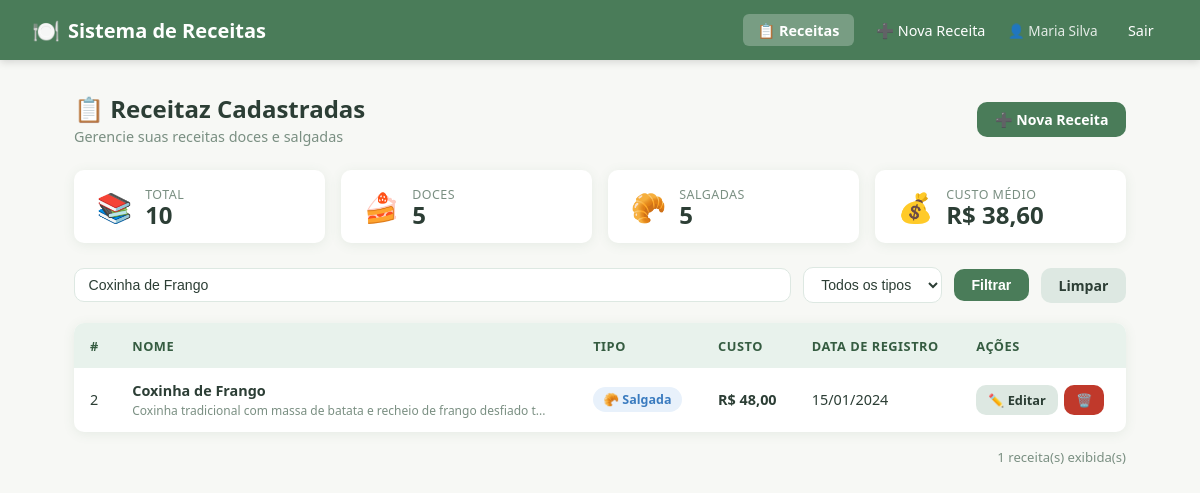
Screenshot of /index.php?busca=Coxinha de Frango (signed in) with the database file from the repository.
### tables this page shows
CREATE TABLE IF NOT EXISTS receita (
    id INT AUTO_INCREMENT PRIMARY KEY,
    nome VARCHAR(150) NOT NULL,
    descricao TEXT,
    data_registro DATE NOT NULL,
    custo DECIMAL(10,2) NOT NULL DEFAULT 0.00,
    tipo_receita ENUM('doce', 'salgada') NOT NULL,
    criado_em TIMESTAMP DEFAULT CURRENT_TIMESTAMP
);

### includes/auth.php (called while the page is built, shortened)
<?php
function nomeUsuario() {
    return $_SESSION['usuario_nome'] ?? 'Usuário';
}
?>

### index.php (the view, shortened to what this page needs)
<?php
require_once 'includes/auth.php';
$conn = conectar();
$busca = trim($_GET['busca'] ?? '');
$tipo  = $_GET['tipo'] ?? '';
$where = "WHERE 1=1";
$params = [];
$types  = '';
if ($busca) {
    $where   .= " AND (nome LIKE ? OR descricao LIKE ?)";
    $like     = "%$busca%";
    $params[] = $like;
    $params[] = $like;
    $types   .= 'ss';
}
$sql  = "SELECT * FROM receita $where ORDER BY data_registro DESC";
$stmt = $conn->prepare($sql);
if ($params) {
    $stmt->bind_param($types, ...$params);
}
$stmt->execute();
$receitas = $stmt->get_result()->fetch_all(MYSQLI_ASSOC);
$stats = $conn->query("SELECT
    COUNT(*) AS total,
    SUM(tipo_receita='doce')    AS doces,
    SUM(tipo_receita='salgada') AS salgadas,
    AVG(custo) AS custo_medio
    FROM receita")->fetch_assoc();
?>
<!DOCTYPE html>
<html lang="pt-BR">
<head>
    <link rel="stylesheet" href="assets/css/style.css">
</head>
<body>
<nav class="navbar">
    <a href="index.php" class="brand"><span>🍽️</span> Sistema de Receitas</a>
    <div class="nav-links">
        <a href="index.php" class="active">📋 Receitas</a>
        <a href="receita_form.php">➕ Nova Receita</a>
        <span class="user-info">👤 <?= htmlspecialchars(nomeUsuario()) ?></span>
        <a href="logout.php">Sair</a>
    </div>
</nav>
<div class="container">
    <div class="page-header">
        <div>
            <h1>📋 Receitaz Cadastradas</h1>
            <p>Gerencie suas receitas doces e salgadas</p>
        </div>
        <a href="receita_form.php" class="btn btn-primary">➕ Nova Receita</a>
    </div>
    <div class="stats-bar">
        <div class="stat-card">
            <div class="stat-icon">📚</div>
            <div>
                <div class="stat-label">Total</div>
                <div class="stat-value"><?= $stats['total'] ?></div>
            </div>
        </div>
        <div class="stat-card">
            <div class="stat-icon">🍰</div>
            <div>
                <div class="stat-label">Doces</div>
                <div class="stat-value"><?= $stats['doces'] ?></div>
            </div>
        </div>
        <div class="stat-card">
            <div class="stat-icon">🥐</div>
            <div>
                <div class="stat-label">Salgadas</div>
                <div class="stat-value"><?= $stats['salgadas'] ?></div>
            </div>
        </div>
        <div class="stat-card">
            <div class="stat-icon">💰</div>
            <div>
                <div class="stat-label">Custo Médio</div>
                <div class="stat-value">R$ <?= number_format($stats['custo_medio'] ?? 0, 2, ',', '.') ?></div>
            </div>
        </div>
    </div>
    <form method="GET" action="index.php">
        <div class="filters">
            <input type="text" name="busca" placeholder="🔍 Buscar por nome ou descrição..."
                   value="<?= htmlspecialchars($busca) ?>">
            <select name="tipo">
                <option value="">Todos os tipos</option>
            </select>
            <button type="submit" class="btn btn-primary">Filtrar</button>
            <?php if ($busca || $tipo): ?>
                <a href="index.php" class="btn btn-secondary">Limpar</a>
            <?php endif; ?>
        </div>
    </form>
    <div class="card">
        <?php if (empty($receitas)): ?>
            <div class="empty-state">
                <div class="icon">🍽️</div>
                <p>Nenhuma receita encontrada.</p>
            </div>
        <?php else: ?>
        <table>
            <thead>
                <tr>
                    <th>#</th>
                    <th>Nome</th>
                    <th>Tipo</th>
                    <th>Custo</th>
                    <th>Data de Registro</th>
                    <th>Ações</th>
                </tr>
            </thead>
            <tbody>
                <?php foreach ($receitas as $r): ?>
                <tr>
                    <td><?= $r['id'] ?></td>
                    <td>
                        <strong><?= htmlspecialchars($r['nome']) ?></strong>
                        <?php if ($r['descricao']): ?>
                            <br><small style="color:var(--text-muted)"><?= htmlspecialchars(mb_substr($r['descricao'], 0, 70)) ?>...</small>
                        <?php endif; ?>
                    </td>
                    <td>
                        <?php if ($r['tipo_receita'] === 'doce'): ?>
                            <span class="badge badge-doce">🍰 Doce</span>
                        <?php else: ?>
                            <span class="badge badge-salgada">🥐 Salgada</span>
                        <?php endif; ?>
                    </td>
                    <td><strong>R$ <?= number_format($r['custo'], 2, ',', '.') ?></strong></td>
                    <td><?= date('d/m/Y', strtotime($r['data_registro'])) ?></td>
                    <td>
                        <div class="td-actions">
                            <a href="receita_form.php?id=<?= $r['id'] ?>" class="btn btn-secondary btn-sm">✏️ Editar</a>
                            <a href="receita_excluir.php?id=<?= $r['id'] ?>" class="btn btn-danger btn-sm"
                               onclick="return confirm('Excluir a receita \'<?= htmlspecialchars(addslashes($r['nome'])) ?>\'?')">🗑️</a>
                        </div>
                    </td>
                </tr>
                <?php endforeach; ?>
            </tbody>
        </table>
        <?php endif; ?>
    </div>
    <p style="margin-top:1rem; font-size:0.82rem; color:var(--text-muted); text-align:right;">
        <?= count($receitas) ?> receita(s) exibida(s)
    </p>
</div>
</body>
</html>

### assets/css/style.css (style rules this page uses)
* { box-sizing: border-box; margin: 0; padding: 0; }
:root { --primary: #4A7C59; --primary-dk: #355c41; --primary-lt: #e8f2ec; --accent: #E07B39; --bg: #F7F8F5; --card: #FFFFFF; --text: #2c3e35; --text-muted: #7a8f82; --border: #dde8e2; --danger: #c0392b; --danger-lt: #fdf0ef; --sweet: #d4527a; --sweet-lt: #fde8ef; --savory: #3a7bbf; --savory-lt: #e8f1fb; --shadow: 0 2px 12px rgba(74,124,89,0.10); --radius: 10px; }
body { font-family: 'Segoe UI', Tahoma, Geneva, Verdana, sans-serif; background: var(--bg); color: var(--text); min-height: 100vh; }
.navbar { background: var(--primary); color: #fff; padding: 0 2rem; display: flex; align-items: center; justify-content: space-between; height: 60px; box-shadow: 0 2px 8px rgba(0,0,0,0.15); }
.navbar .brand { font-size: 1.25rem; font-weight: 700; display: flex; align-items: center; gap: 0.5rem; color: #fff; text-decoration: none; }
.navbar .brand span { font-size: 1.4rem; }
.navbar .nav-links { display: flex; align-items: center; gap: 0.5rem; }
.navbar .nav-links a, .navbar .nav-links button { color: #fff; text-decoration: none; padding: 0.4rem 0.9rem; border-radius: 6px; font-size: 0.9rem; border: none; background: transparent; cursor: pointer; transition: background .2s; }
.navbar .nav-links a.active { background: rgba(255,255,255,.25); font-weight: 600; }
.navbar .user-info { font-size: 0.85rem; opacity: .85; margin-right: 0.5rem; }
.container { max-width: 1100px; margin: 0 auto; padding: 2rem 1.5rem; }
.page-header { display: flex; align-items: center; justify-content: space-between; margin-bottom: 1.5rem; flex-wrap: wrap; gap: 1rem; }
.page-header h1 { font-size: 1.5rem; font-weight: 700; color: var(--text); }
.page-header p { color: var(--text-muted); font-size: 0.9rem; margin-top: 2px; }
.btn { display: inline-flex; align-items: center; gap: 0.4rem; padding: 0.5rem 1.1rem; border-radius: var(--radius); font-size: 0.88rem; font-weight: 600; border: none; cursor: pointer; text-decoration: none; transition: filter .2s, transform .1s; }
.btn-primary { background: var(--primary); color: #fff; }
.btn-danger { background: var(--danger); color: #fff; }
.btn-secondary { background: var(--border); color: var(--text); }
.btn-sm { padding: 0.35rem 0.75rem; font-size: 0.8rem; }
.card { background: var(--card); border-radius: var(--radius); box-shadow: var(--shadow); overflow: hidden; }
table { width: 100%; border-collapse: collapse; font-size: 0.9rem; }
thead th { background: var(--primary-lt); color: var(--primary-dk); font-weight: 700; padding: 0.85rem 1rem; text-align: left; font-size: 0.8rem; text-transform: uppercase; letter-spacing: .04em; }
tbody tr { border-bottom: 1px solid var(--border); transition: background .15s; }
tbody tr:last-child { border-bottom: none; }
tbody td { padding: 0.8rem 1rem; vertical-align: middle; }
.td-actions { display: flex; gap: 0.4rem; }
.badge { display: inline-flex; align-items: center; gap: 0.3rem; padding: 0.25rem 0.65rem; border-radius: 20px; font-size: 0.78rem; font-weight: 600; }
.badge-salgada { background: var(--savory-lt); color: var(--savory); }
.stats-bar { display: flex; gap: 1rem; margin-bottom: 1.5rem; flex-wrap: wrap; }
.stat-card { background: var(--card); border-radius: var(--radius); padding: 1rem 1.4rem; box-shadow: var(--shadow); display: flex; align-items: center; gap: 0.8rem; flex: 1; min-width: 160px; }
.stat-icon { font-size: 1.8rem; }
.stat-label { font-size: 0.78rem; color: var(--text-muted); text-transform: uppercase; letter-spacing:.04em; }
.stat-value { font-size: 1.5rem; font-weight: 700; color: var(--text); line-height:1; }
.filters { display: flex; gap: 0.75rem; margin-bottom: 1.25rem; flex-wrap: wrap; align-items: center; }
.filters input, .filters select { padding: 0.5rem 0.85rem; border: 1.5px solid var(--border); border-radius: var(--radius); font-size: 0.88rem; color: var(--text); background: var(--card); outline: none; transition: border-color .2s; }
.filters input { flex: 1; min-width: 200px; }

### rows the page displays
receita: id "2", nome "Coxinha de Frango", descricao "Coxinha tradicional com massa de batata e recheio de frango desfiado t", tipo_receita "🥐 Salgada", custo "48,00", data_registro "15/01/2024"

### other values shown
nomeUsuario() "Maria Silva"
$stats['total'] "10"
$stats['doces'] "5"
$stats['salgadas'] "5"
$stats['custo_medio'] "38,60"
count($receitas) "1"
